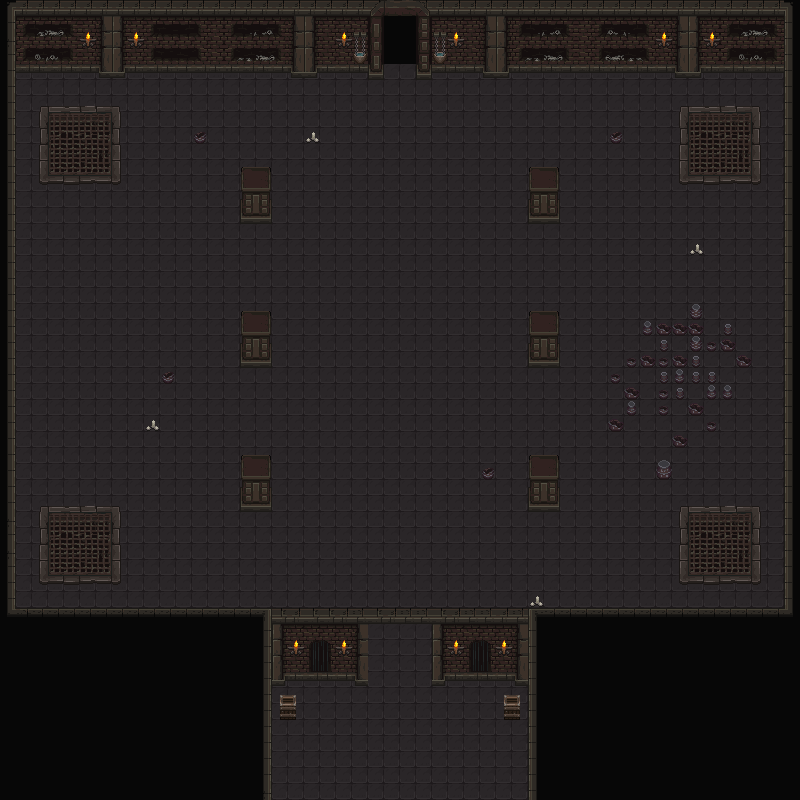

This game map was drawn from its Tiled (.tmx) file and the tilesets committed beside it. A one-line description and the trimmed map source follow:
An orthogonal 50x50 tile map with 16x16 px tiles, 4 tile layers (floor, Слой тайлов 2, collision, torch), 3 tilesets.

<map version="1.10" tiledversion="1.11.2" orientation="orthogonal" renderorder="right-down" width="50" height="50" tilewidth="16" tileheight="16" infinite="0" nextlayerid="7" nextobjectid="1">
 <tileset firstgid="1" name="decorative" tilewidth="16" tileheight="16" tilecount="256" columns="16">
  <image source="decorative.png" width="256" height="256" />
 </tileset>
 <tileset firstgid="257" name="mainlevbuild" tilewidth="16" tileheight="16" tilecount="2560" columns="64">
  <image source="mainlevbuild.png" width="1024" height="640" />
 </tileset>
 <tileset firstgid="2817" name="torch_4" tilewidth="16" tileheight="16" tilecount="1" columns="1">
  <image source="torch_4.png" width="16" height="16" />
 </tileset>
 <layer id="1" name="floor" width="50" height="50">
  <data>[2500 cells, 2500 non-empty, 1 distinct tile ids]</data>
 </layer>
 <layer id="4" name="Слой тайлов 2" width="50" height="50">
  <data>[2500 cells, 294 non-empty, 69 distinct tile ids]</data>
 </layer>
 <layer id="5" name="collision" width="50" height="50">
  <data>[2500 cells, 736 non-empty, 104 distinct tile ids]</data>
 </layer>
 <layer id="6" name="torch" width="50" height="50">
  <data>[2500 cells, 14 non-empty, 3 distinct tile ids]</data>
 </layer>
</map>
